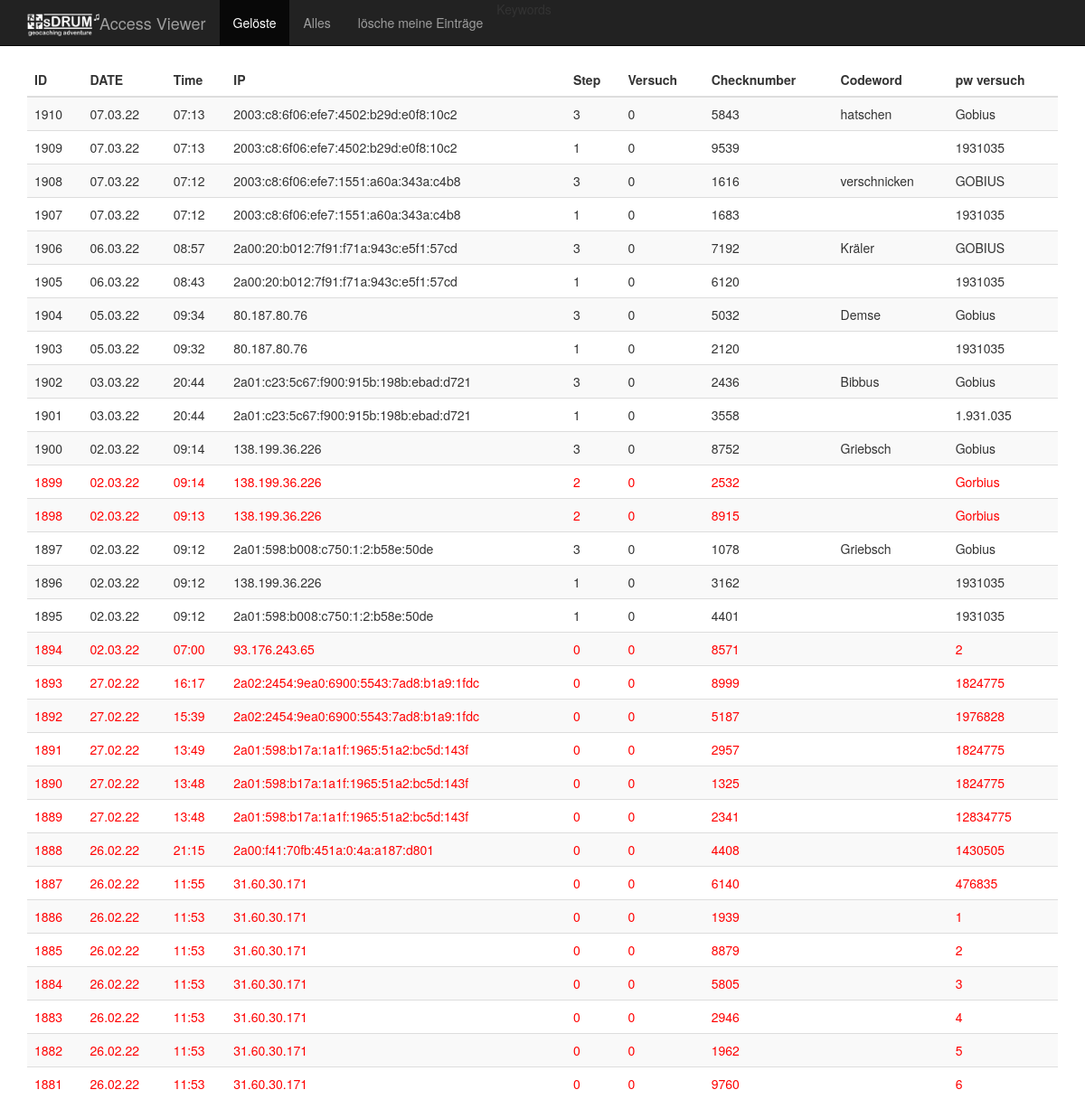
Page /show_access1.php?a=view&mode=all on the committed database.
### tables this page shows
CREATE TABLE "access_list" (
	`id`	INTEGER PRIMARY KEY AUTOINCREMENT,
	`ip_adress`	TEXT,
	`ts`	INTEGER,
	`pw`	TEXT,
	`try`	INTEGER,
	`step`	INTEGER,
	`cross`	INTEGER,
	`codeword`	TEXT
);

### show_access1.php (the view, shortened to what this page needs)
<!DOCTYPE html>
<html lang="de">
  <head>
    <link href="include/bootstrap-3.3.5-dist/css/bootstrap.min.css" rel="stylesheet">
  </head>
  <body>
    <nav class="navbar navbar-default navbar-fixed-top navbar-inverse">
      <div class="container">
        <div class="navbar-header">
          <a class="navbar-brand" href="#">Access Viewer<img src="sDRUM_Logo_invers.png" style="width:80px; float:left;"/></a>
        </div>
        <div id="navbar" class="navbar-collapse collapse">
          <ul class="nav navbar-nav">
            <li class="active"><a href="show_access1.php?a=view&mode=solved">Gelöste</a></li>
            <li><a href="show_access1.php?a=view&mode=all">Alles</a></li>
            <li><a href="show_access1.php?a=drop_me&mode=">lösche meine Einträge</a></li>
            <li id="menu_keywords">Keywords</li>
          </ul>
        </div>
      </div>
    </nav>
    <div class="container">
   <div class="table-responsive">
<?php
$action = '';
function ts_short($ts)
{
  $temp = bcdiv($ts, 86400, 0);
  return ($temp);
}
function get_table($mode)
{
  $db = new SQLite3(DB_NAME);
  if(($mode == '')||($mode == 'solved')){
    $q = "SELECT * FROM access_list WHERE step == 3 ORDER BY ts DESC LIMIT 30";
  }else{
    $q = "SELECT * FROM access_list ORDER BY ts DESC LIMIT 30";
  }
$results = $db->query($q);
  $tbl = "<table class=\"table table-striped\">";
  $tbl .= "<thead style=\"text-align:left;\">";
  $tbl .= "<tr>";
  $tbl .= "<th >ID</th>";
  $tbl .= "<th >DATE</th>";
  $tbl .= "<th >Time</th>";
  $tbl .= "<th >IP</th>";
  $tbl .= "<th >Step</th>";
  $tbl .= "<th >Versuch</th>";
  $tbl .= "<th >Checknumber</th>";
  $tbl .= "<th >Codeword</th>";
  $tbl .= "<th >pw versuch</th>";
  $tbl .= "</tr>";
  $tbl .= "</thead>";
  $tbl .= "<tbody>";
  while ($row = $results->fetchArray()) {
     $css = '';
     $css_wrong = '';
       $datum = date("d.m.y",$row['ts'] );
     if(($row['step'] == 0)or($row['step'] == 2)){$css_wrong = 'class="wrong"';}
     $tbl .= "<tr $css $css_wrong>";
     $tbl .= "<td>".$row['id']."</td>";
     $tbl .= "<td>".$datum."</td>";
     $tbl .= "<td>".date("H:i",$row['ts'] )."</td>";
     $tbl .= "<td>".$row['ip_adress']."</td>";
     $tbl .= "<td>".$row['step']."</td>";
     $tbl .= "<td>".$row['try']."</td>";
     $tbl .= "<td>".$row['cross']."</td>";
     $tbl .= "<td>".$row['codeword']."</td>";
     $tbl .= "<td>".$row['pw']."</td>";
     $tbl .= "</tr>";
  }
  $tbl .= "</tbody>";
  $tbl .= '</table>';
  return $tbl;
}
if (isset($_REQUEST['a']))
{
  $action = $_REQUEST['a'];
  $mode = '';
  if(isset($_REQUEST['mode'])){$mode = $_REQUEST['mode'];}
}
if($action == 'view')
{
  print get_table($mode);
}
?>
    </div>
    </div>
  </body>
</html>

### show_access1.php (style rules this page uses)
body { padding-top: 70px; }
.wrong { color:red; }

### rows in the picture
access_list: id "1910", ts "07.03.22", ts "07:13", ip_adress "2003:c8:6f06:efe7:4502:b29d:e0f8:10c2", step "3", try "0", cross "5843", codeword "hatschen", pw "Gobius"
access_list: id "1909", ts "07.03.22", ts "07:13", ip_adress "2003:c8:6f06:efe7:4502:b29d:e0f8:10c2", step "1", try "0", cross "9539", pw "1931035"
access_list: id "1908", ts "07.03.22", ts "07:12", ip_adress "2003:c8:6f06:efe7:1551:a60a:343a:c4b8", step "3", try "0", cross "1616", codeword "verschnicken", pw "GOBIUS"
access_list: id "1907", ts "07.03.22", ts "07:12", ip_adress "2003:c8:6f06:efe7:1551:a60a:343a:c4b8", step "1", try "0", cross "1683", pw "1931035"
access_list: id "1906", ts "06.03.22", ts "08:57", ip_adress "2a00:20:b012:7f91:f71a:943c:e5f1:57cd", step "3", try "0", cross "7192", codeword "Kräler", pw "GOBIUS"
access_list: id "1905", ts "06.03.22", ts "08:43", ip_adress "2a00:20:b012:7f91:f71a:943c:e5f1:57cd", step "1", try "0", cross "6120", pw "1931035"
access_list: id "1904", ts "05.03.22", ts "09:34", ip_adress "80.187.80.76", step "3", try "0", cross "5032", codeword "Demse", pw "Gobius"
access_list: id "1903", ts "05.03.22", ts "09:32", ip_adress "80.187.80.76", step "1", try "0", cross "2120", pw "1931035"
access_list: id "1902", ts "03.03.22", ts "20:44", ip_adress "2a01:c23:5c67:f900:915b:198b:ebad:d721", step "3", try "0", cross "2436", codeword "Bibbus", pw "Gobius"
access_list: id "1901", ts "03.03.22", ts "20:44", ip_adress "2a01:c23:5c67:f900:915b:198b:ebad:d721", step "1", try "0", cross "3558", pw "1.931.035"
access_list: id "1900", ts "02.03.22", ts "09:14", ip_adress "138.199.36.226", step "3", try "0", cross "8752", codeword "Griebsch", pw "Gobius"
access_list: id "1899", ts "02.03.22", ts "09:14", ip_adress "138.199.36.226", step "2", try "0", cross "2532", pw "Gorbius"
access_list: id "1898", ts "02.03.22", ts "09:13", ip_adress "138.199.36.226", step "2", try "0", cross "8915", pw "Gorbius"
access_list: id "1897", ts "02.03.22", ts "09:12", ip_adress "2a01:598:b008:c750:1:2:b58e:50de", step "3", try "0", cross "1078", codeword "Griebsch", pw "Gobius"
access_list: id "1896", ts "02.03.22", ts "09:12", ip_adress "138.199.36.226", step "1", try "0", cross "3162", pw "1931035"
access_list: id "1895", ts "02.03.22", ts "09:12", ip_adress "2a01:598:b008:c750:1:2:b58e:50de", step "1", try "0", cross "4401", pw "1931035"
access_list: id "1894", ts "02.03.22", ts "07:00", ip_adress "93.176.243.65", step "0", try "0", cross "8571", pw "2"
access_list: id "1893", ts "27.02.22", ts "16:17", ip_adress "2a02:2454:9ea0:6900:5543:7ad8:b1a9:1fdc", step "0", try "0", cross "8999", pw "1824775"
access_list: id "1892", ts "27.02.22", ts "15:39", ip_adress "2a02:2454:9ea0:6900:5543:7ad8:b1a9:1fdc", step "0", try "0", cross "5187", pw "1976828"
access_list: id "1891", ts "27.02.22", ts "13:49", ip_adress "2a01:598:b17a:1a1f:1965:51a2:bc5d:143f", step "0", try "0", cross "2957", pw "1824775"
access_list: id "1890", ts "27.02.22", ts "13:48", ip_adress "2a01:598:b17a:1a1f:1965:51a2:bc5d:143f", step "0", try "0", cross "1325", pw "1824775"
access_list: id "1889", ts "27.02.22", ts "13:48", ip_adress "2a01:598:b17a:1a1f:1965:51a2:bc5d:143f", step "0", try "0", cross "2341", pw "12834775"
access_list: id "1888", ts "26.02.22", ts "21:15", ip_adress "2a00:f41:70fb:451a:0:4a:a187:d801", step "0", try "0", cross "4408", pw "1430505"
access_list: id "1887", ts "26.02.22", ts "11:55", ip_adress "31.60.30.171", step "0", try "0", cross "6140", pw "476835"
access_list: id "1886", ts "26.02.22", ts "11:53", ip_adress "31.60.30.171", step "0", try "0", cross "1939", pw "1"
access_list: id "1885", ts "26.02.22", ts "11:53", ip_adress "31.60.30.171", step "0", try "0", cross "8879", pw "2"
access_list: id "1884", ts "26.02.22", ts "11:53", ip_adress "31.60.30.171", step "0", try "0", cross "5805", pw "3"
access_list: id "1883", ts "26.02.22", ts "11:53", ip_adress "31.60.30.171", step "0", try "0", cross "2946", pw "4"
access_list: id "1882", ts "26.02.22", ts "11:53", ip_adress "31.60.30.171", step "0", try "0", cross "1962", pw "5"
access_list: id "1881", ts "26.02.22", ts "11:53", ip_adress "31.60.30.171", step "0", try "0", cross "9760", pw "6"
